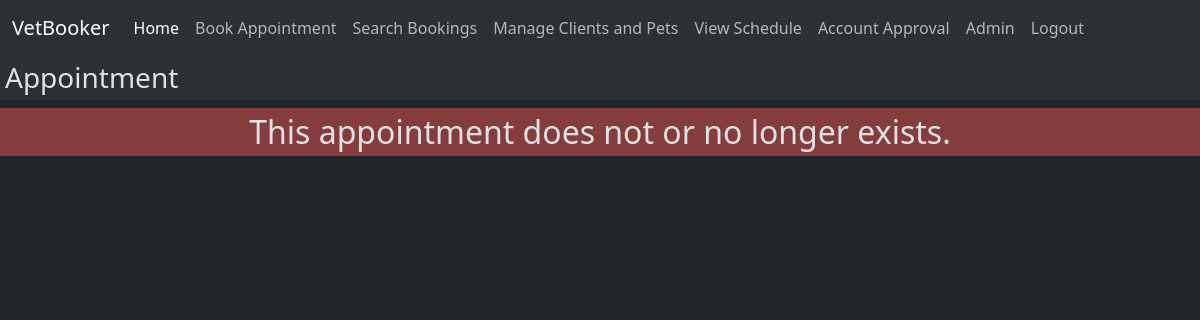
Page /appointment/91 (signed in) on the earlier database version.
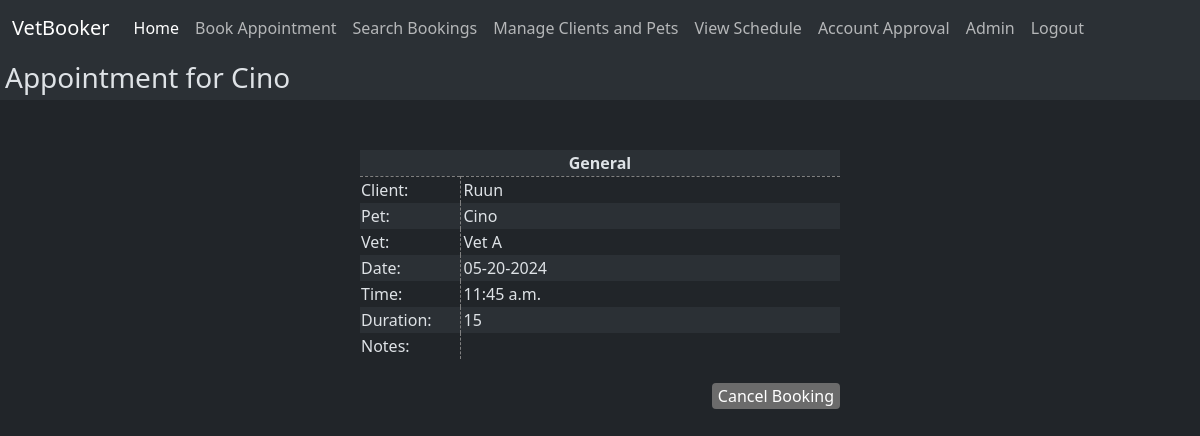
Same page on the later database version.
### VetBooker/models.py (models this page shows, shortened)
class Pet(models.Model):
    name = models.TextField(blank=True)
    species = models.TextField(blank=True)
    breed = models.TextField(blank=True, null=True)
    conditions = models.TextField(blank=True)
    bookings = models.ManyToManyField("Booking", related_name="pet_bookings", blank=True)
    owner = models.ForeignKey("Client", related_name="owner_pet", null=True, blank=True, on_delete=models.CASCADE)
    comments = models.ManyToManyField("Booking", related_name="booking_comments", blank=True)

class Booking(models.Model):
    class Duration(models.IntegerChoices):
        SHORT = 15, "Short"
        MEDIUM = 30, "Medium"
        LONG = 60, "Long"
        XLONG = 120, "Extra Long"
    title = models.TextField(blank=True, null=True)
    vet = models.ForeignKey("Vet", related_name="booking_vet", null=False, blank=False, on_delete=models.CASCADE)
    Pet = models.ManyToManyField("Pet", related_name="booking_pet")
    Client = models.ManyToManyField("Client", related_name="booking_owner")
    day = models.DateField(auto_now_add=False, null=True)
    start_time = models.TimeField(auto_now_add=False)
    duration = models.IntegerField(choices=Duration.choices, default=Duration.SHORT, verbose_name="Duration", blank=True, null=True)
    procedure = models.ManyToManyField("Procedure", related_name="booking_procedure", blank=True)
    comments = models.TextField(blank=True)

class Client(models.Model):
    name = models.TextField(blank=True)
    telephone = models.TextField(blank=True, unique=True)
    email = models.TextField(blank=True)
    address = models.TextField(blank=True)
    bookings = models.ManyToManyField("Booking", related_name="client_bookings", blank=True)
    bills = models.ManyToManyField("Bill", related_name="bills", blank=True)

class Vet(models.Model):
    name = models.TextField(blank=True)
    priority_skills = models.ManyToManyField("Skill", related_name="priority_skill")
    general_availibility = models.ManyToManyField("Shift")
    bookings = models.ManyToManyField("Booking", related_name="vet_bookings", blank=True)

### VetBooker/views.py (the view, shortened to what this page needs)
# urls.py: path("appointment/<str:booking_id>", views.view_specific_booking, name="view_specific_booking"),
@login_required
def view_specific_booking(request, booking_id):
    booking_id = int(booking_id)
    try:
        booking = Booking.objects.get(id=booking_id)
    except:
        notice = True
        return render(request, "VetBooker/view_specific_booking.html", {'notice': notice} )
    client = booking.Client.all()[0]
    pet = booking.Pet.all()[0]
    note = booking.comments
    day = booking.day
    time = booking.start_time
    vet = booking.vet.name
    duration = booking.duration
    booking_name = booking.title
    day_names = list(calendar.day_abbr)
    day_name = day_names[date.weekday(day)]
    day = str(day)
    day = day[5:7] + day[4:5] + day[8:10] + day[4:5] + day[0:4]
    return render(request, "VetBooker/view_specific_booking.html", {'pet_name': pet.name, 'client_name': client.name, 'vet_name': vet, 'note': note, 'time': time, 'duration': duration, 'pet_id': pet.id, 'booking_name': booking_name, 'date': day, 'booking_id': booking_id})

### VetBooker/templates/VetBooker/view_specific_booking.html (shortened to what this page needs)
{% extends "VetBooker/layout.html" %}
{% load static %}
{% block body %}
{% if booking_name %}<h3 class="pageTitle">Appointment for {{ pet_name }}</h3>{% endif %}
{% if notice %}<h3 class="pageTitle">Appointment</h3>{% endif %}
{% if notice %}
<div class="largeWarning">This appointment does not or no longer exists.</div>
{% endif %}
{% if booking_name %}
<table class="centered bookingListing" >
    <thead>
            <th colspan="2" class="centerText">
                {{ booking_name }}
            </th>
    </thead>
    <tbody>
    <tr>
        <td>
            Client:
        </td>
        <td>
            {{ client_name }}
        </td>
    </tr>
    <tr>
        <td>
            Pet:
        </td>
        <td>
            {{ pet_name }}
        </td>
    </tr>
    <tr>
        <td>
            Vet:
        </td>
        <td>
            {{ vet_name }}
        </td>
    </tr>
    <tr>
        <td>
            Date:
        </td>
        <td>
            {{ date }}
        </td>
    </tr>
    <tr>
        <td>
            Time:
        </td>
        <td>
            {{ time }}
        </td>
    </tr>
    <tr>
        <td>
            Duration:
        </td>
        <td>
            {{ duration }}
        </td>
    </tr>
    <tr>
        <td>
            Notes:
        </td>
        <td>
        </td>
    </tr>
    </tbody>
</table>
<br>
<div class="flex-row-forty">
    <button onclick="start_cancel()">Cancel Booking</button>
</div>
{% endif %}
{% endblock %}

Differences in the rows shown:
now on this page (row unchanged): Pet: name "Cino"
added Booking: title "General", start_time "11:45 a.m."
now on this page (row unchanged): Client: name "Ruun"
now on this page (row unchanged): Vet: name "Vet A"
Other differences:
{{ date }}: (not shown) → "05-20-2024"
{{ duration }}: (not shown) → "15"
text no longer shown: "Appointment This appointment does not or no longer exists."
text now shown: "Appointment for Client: Pet: Vet: Date: Time: Duration: Notes: Cancel Booking"
